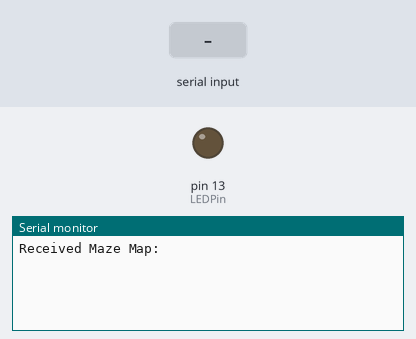
A sketch run on a simulated Arduino Uno, built with avr-gcc and run on an emulated ATmega328P. On the bench: output pins drawn as LEDs (lit = HIGH), the last lines printed to the serial monitor. Inputs (shaded band) come from the test bench.

Above: at 1.2 s.
1.3 s: "L\n" received over the second serial link
At 2.5 s:
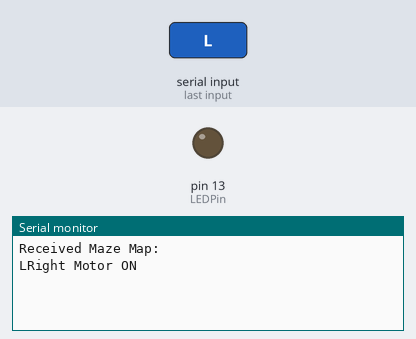
2.8 s: "F\n" received over the second serial link
At 3.7 s:
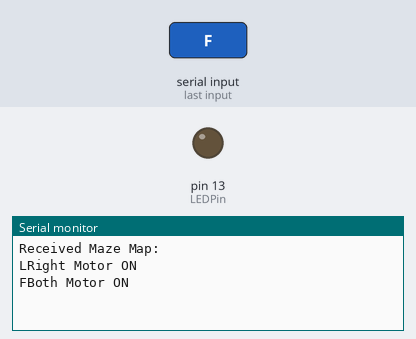
4.3 s: "R\n" received over the second serial link
At 4.9 s:
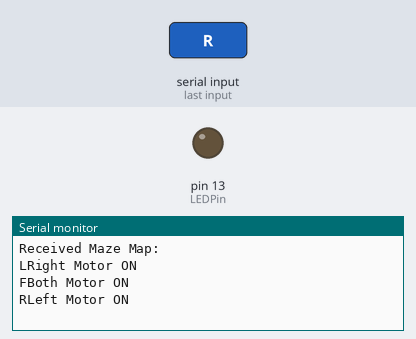

Measured:
- after the input at 1.3 s, the serial monitor: prints a new line at once (image 1)
- after the input at 2.8 s, the serial monitor: prints a new line at once (image 2)
- after the input at 4.3 s, the serial monitor: prints a new line at once (image 3)

The sketch:

Follower_Robot_Code.ino
```cpp
#include<SoftwareSerial.h>

const int rxPin = 0;
const int txPin = 1;
SoftwareSerial mySerial(rxPin,txPin); //RX,TX.
byte packet;
int LEDPin = 13;

void setup()
{
  pinMode(LEDPin, OUTPUT);
  Serial.begin(9600);
  mySerial.begin(9600);
  Serial.print("Received Maze Map:");
  Serial.print("\n");
}


void loop()
{
  if(mySerial.available() != 0)
  {
    digitalWrite(LEDPin, HIGH);       // Turn LED on
    char inData = mySerial.read();
    Serial.print(inData);
    packet ++;
    digitalWrite(LEDPin, LOW);       // Turn LED off
    if (inData == 'L')
    {
      Left();
    }
    if (inData == 'F')
    {
      Forward();
    }
    if (inData == 'R')
    {
      Right();
    }
    if (inData == 'B')
    {
     Backward();
    }
  }
}

//=====Functions Declarations=====//
// Moving Forward Function //
void Forward()
{
  Serial.print("Both Motor ON");
  Serial.print("\n");
}

// Moving Right Function //
void Right()
{
  Serial.print("Left Motor ON");
  Serial.print("\n");
}

// Moving Left Function //
void Left()
{
  Serial.print("Right Motor ON");
  Serial.print("\n");
}

// Moving Backward Function //
void Backward()
{
  Serial.print("Left Motor ON");
  Serial.print("\n");
}
```
